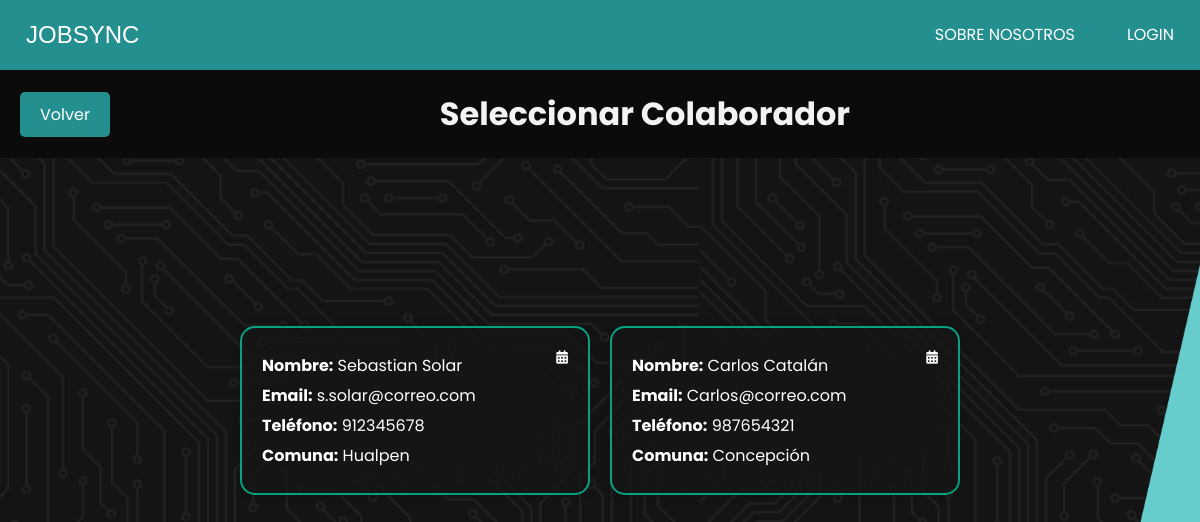
/seleccionar_colaborador/, run on an earlier commit of the app's database.
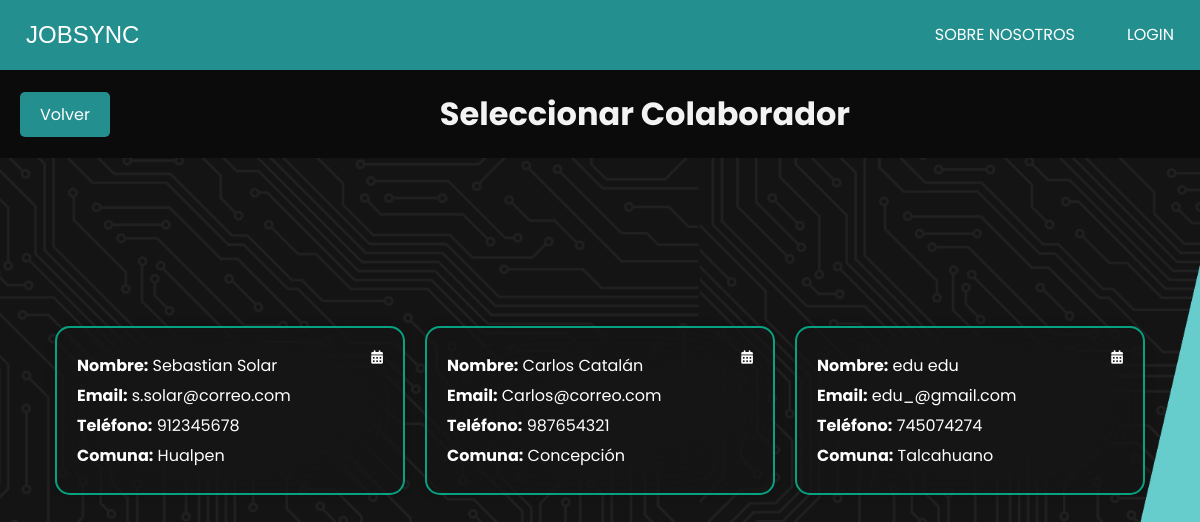
And on a later commit of the database.
### JobSyncApp/models.py (models this page shows)
class CustomUser(AbstractUser):
    telefono = models.CharField(max_length=15)
    ROL_CHOICES = [
        (True, 'Colaborador'),
        (False, 'Admin'),
    ]
    rol = models.BooleanField(choices=ROL_CHOICES, default=True)
    comuna = models.ForeignKey(Comuna, on_delete=models.SET_NULL, null=True, blank=True)

class Comuna(models.Model):
    nombre = models.CharField(max_length=100, unique=True)
    def __str__(self):
        return self.nombre

### JobSyncApp/views.py (the view)
# urls.py: path('seleccionar_colaborador/', views.seleccionar_colaborador, name='seleccionar_colaborador'),
def seleccionar_colaborador(request):
    colaboradores = CustomUser.objects.filter(rol=True)
    return render(request, 'admin/gestion_trabajos/Asignar_trabajos/seleccionar_colaborador.html', {'colaboradores': colaboradores})

### JobSyncApp/templates/admin/gestion_trabajos/Asignar_trabajos/seleccionar_colaborador.html (shortened to what this page needs)
{% extends 'index.html' %}
{% load static %}
{% block extra_css %}
<link rel="stylesheet" href="{% static 'css/listado_colaboradores.css' %}">
<link rel="stylesheet" href="https://cdnjs.cloudflare.com/ajax/libs/font-awesome/5.15.4/css/all.min.css">
{% endblock extra_css %}
{% block contenido %}
<div class="card-container">
    <div class="header">
        <a href="{% url 'home' %}" id="btn-volver" class="btn btn-back">Volver</a>
        <h1 id="titulo-trabajos">Seleccionar Colaborador</h1>
    </div>
    {% for colaborador in colaboradores %}
    <div class="card">
        <button class="select-btn" data-url="{% url 'ver_agenda' colaborador.id %}"> <i class="fas fa-calendar-alt"></i> </button>
        <p><strong>Nombre:</strong> {{ colaborador.first_name }} {{ colaborador.last_name }}</p>
        <p><strong>Email:</strong> {{ colaborador.email }}</p>
        <p><strong>Teléfono:</strong> {{ colaborador.telefono }}</p>
        <p><strong>Comuna:</strong> {{ colaborador.comuna }}</p>
    </div>
    {% endfor %}
</div>
{% endblock %}

What changed in the data, as far as the page shows it:
added CustomUser: first_name "edu", last_name "edu", email "edu_@gmail.com", telefono "745074274", comuna "Talcahuano"
